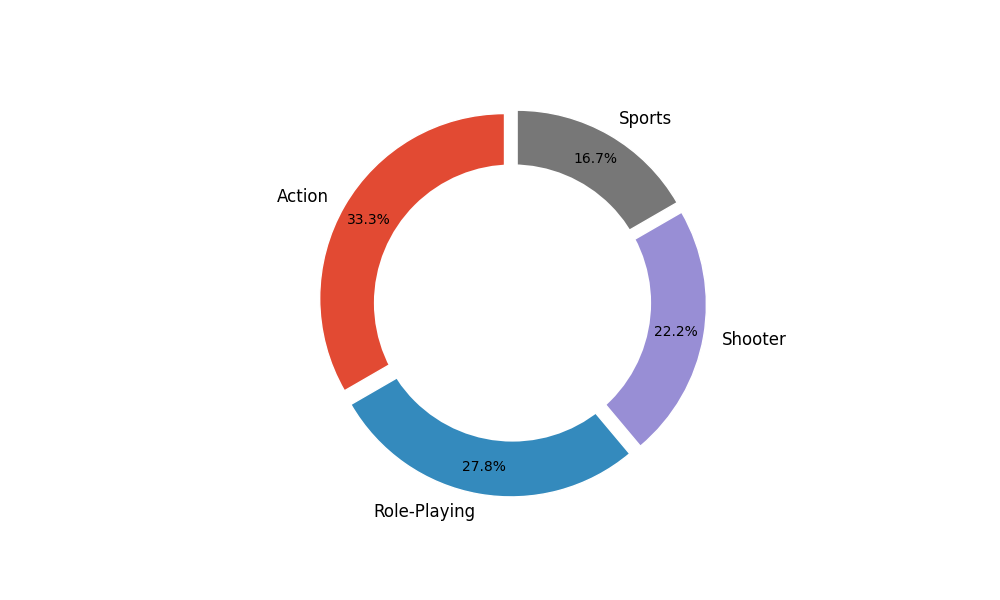

Write the Python code that produced this figure.
import matplotlib.pyplot as plt

# Preparing the data
genres = ['Action', 'Role-Playing', 'Shooter', 'Sports']
market_share = [30, 25, 20, 15]
colors = ['#E24A33', '#348ABD', '#988ED5', '#777777']

fig, ax = plt.subplots(figsize=(10, 6))
wedges, texts, autotexts = ax.pie(
    market_share, 
    labels=genres, 
    colors=colors, 
    autopct='%1.1f%%', 
    startangle=90,
    pctdistance=0.85,
    wedgeprops=dict(width=0.4, edgecolor='white'),
    explode=(0.05, 0.05, 0.05, 0.05)
)

centre_circle = plt.Circle((0,0), 0.75, fc='white')
fig.gca().add_artist(centre_circle)

plt.setp(autotexts, size=10, color='black')
plt.setp(texts, size=12)

plt.show()
